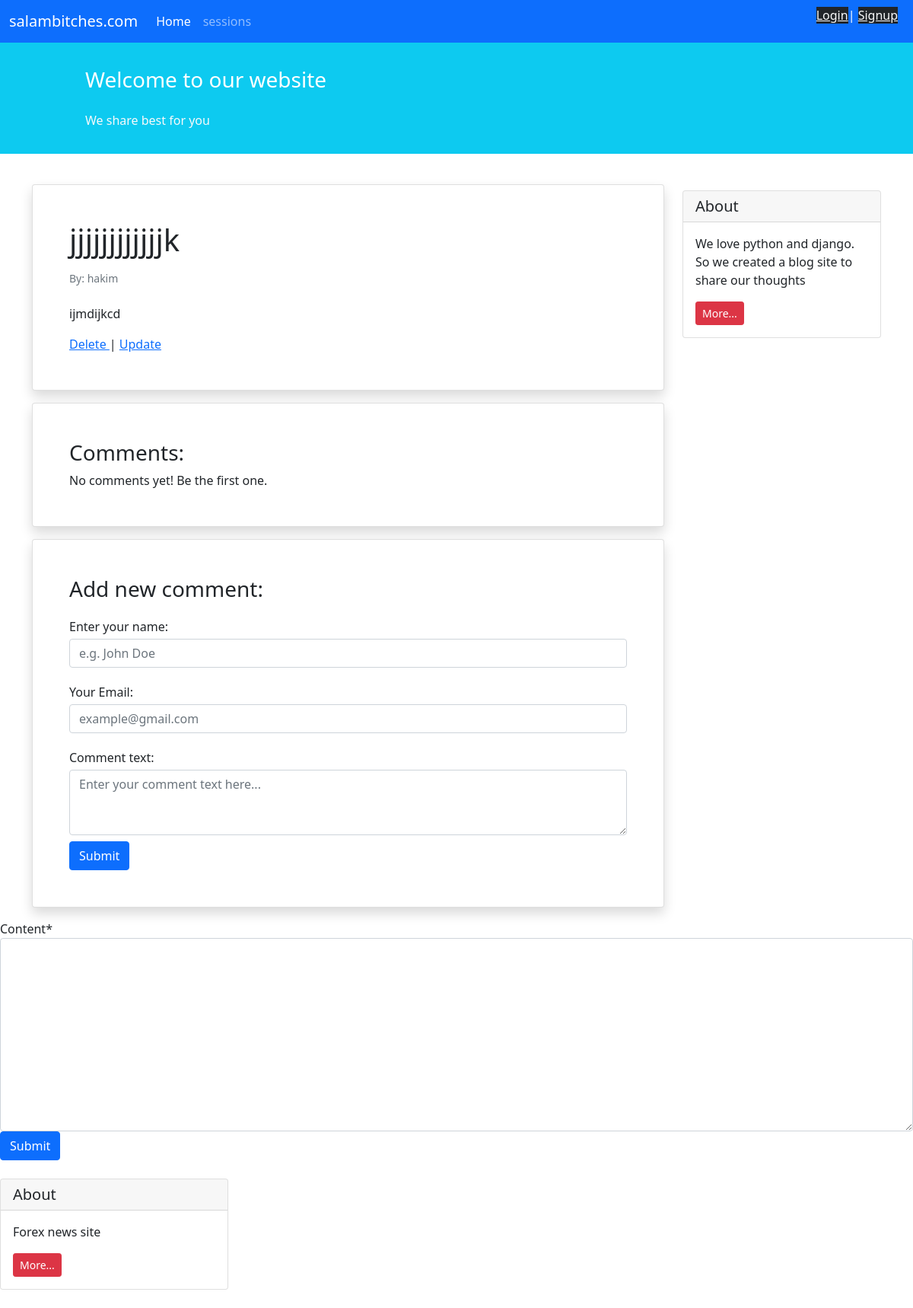
Page /blog/3 on the committed database.
### blog/models.py (models this page shows, shortened)
class Post(models.Model):
    STATUS_CHOICES = (
        ('pub', 'Published'),
        ('drf', 'Draft'),
    )
    user = models.ForeignKey(get_user_model(), on_delete=models.CASCADE , related_name='user')
    title = models.CharField(max_length=100)
    text = models.TextField()
    datetime_created = models.DateTimeField(auto_now_add=True)
    datetime_modified = models.DateTimeField(auto_now=True)
    status = models.CharField(choices=STATUS_CHOICES, max_length=3)
    upload = models.ImageField(upload_to ='upload/' , blank=True)
    session = models.CharField(choices=session, max_length=3)

### accounts/models.py (models this page shows)
class CustomUser(AbstractUser):
    pass

### blog/views.py (the view, shortened to what this page needs)
# urls.py: path("<int:pk>", post_detail , name='post_detail'),
def post_detail(request , pk):
    post = get_object_or_404(Post , id=pk)
    if request.method == 'GET':
        form = CommentForm()
        return render(request , 'blog/post_detail.html' , {'form':form , 'post': post})

### blog/forms.py
class CommentForm(forms.ModelForm):
    class Meta:
        model = Comment
        fields = ['content']

### pages/templates/blog/post_detail.html (shortened to what this page needs)
{% extends '_base.html' %}
{% load crispy_forms_tags %}
{% block content %}
    <div class="container mt-4">
        <div class="row">
            <div class="col-9">
                <div class="card shadow my-3 p-5">
                    <h1>{{ post.title }}</h1>
                    <p class="small text-muted mt-2">By: {{ post.user }}</p>
                    <p class="mt-2">{{ post.text }}</p>
                    <div>
                        <a href="{% url 'post_delete' post.pk %}"> Delete </a> | <a href="{% url 'post_update' post.pk %}"> Update </a>
                    </div>
                </div>
                <div class="card shadow my-3 p-5">
                    <h3>Comments:</h3>
                    No comments yet! Be the first one.
                </div>
                <div class="card shadow my-3 p-5">
                    <h3>Add new comment:</h3>
                    <form method="POST">
                        <div class="form-group py-2">
                            <label class="py-1" for="author_name">Enter your name:</label>
                            <input type="text" class="form-control" placeholder="e.g. John Doe" name="author_name">
                        </div>
                        <div class="form-group py-2">
                            <label class="py-1" for="email">Your Email:</label>
                            <input type="email" class="form-control" placeholder="example@gmail.com" name="email">
                        </div>
                        <div class="form-group py-2">
                            <label class="py-1" for="comment_text">Comment text:</label>
                            <textarea class="form-control" name="text" rows="3"
                                      placeholder="Enter your comment text here..."></textarea>
                        </div>
                        <button type="submit" class="btn btn-primary">Submit</button>
                    </form>
                </div>
            </div>
            <div class="col-3">
                <div class="card my-4">
                    <h5 class="card-header">About</h5>
                    <div class="card-body">
                        <p class="card-text">We love python and django. So we created a blog site to share our
                            thoughts</p>
                        <a href="#"
                           class="btn btn-sm btn-danger">
                            More...
                        </a>
                    </div>
                </div>
            </div>
        </div>
    </div>
    <form method="POST" >
            {{ form|crispy }}
        <button type="submit" class="btn btn-primary">Submit</button>
    </form>
{% endblock content %}

### rows in the picture
Post: title "jjjjjjjjjjjjk", user "hakim", text "ijmdijkcd"
